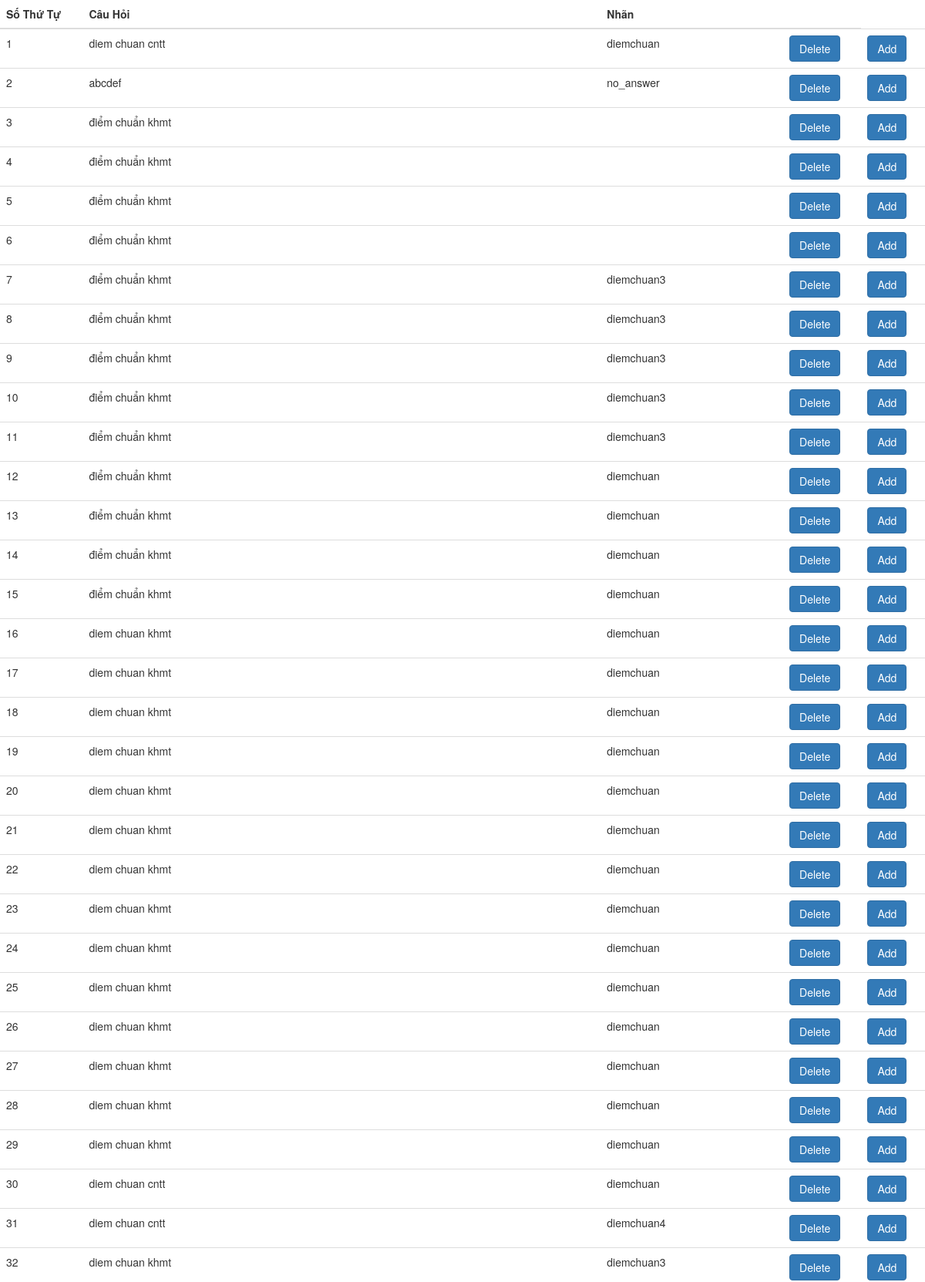
The app's page /sql (upper part) with its own data.
### tables this page shows
CREATE TABLE users (
  id INTEGER PRIMARY KEY AUTOINCREMENT,
  question TEXT NOT NULL,
  tag TEXT NOT NULL
);

### Code/Chatbot.py (the view)
@app.route("/sql")
def my_sql():
    connection = Database.create_connection("sm_app.sqlite")
    select_users = "SELECT * from users"
    rows = Database.execute_read_query(connection, select_users)
    return render_template("Index_B1812282.html", rows=rows)

### Code/Database.py (called while the page is built)
def create_connection(path):
    connection = None
    try:
        connection = sqlite3.connect(path)
        print("Connection to SQLite DB successful")
    except Error as e:
        print(f"The error '{e}' occurred")
    return connection

def execute_read_query(connection, query):
    cursor = connection.cursor()
    result = None
    try:
        cursor.execute(query)
        connection.commit()
        result = cursor.fetchall()
        return result
    except Error as e:
        print(f"The error '{e}' occurred")

### Code/templates/Index_B1812282.html (shortened to what this page needs)
<!DOCTYPE html>
<html lang="en">
<head>
    <link href="http://netdna.bootstrapcdn.com/bootstrap/3.3.6/css/bootstrap.min.css" rel="stylesheet">
</head>
<body>
    <table class="table">
        <thead>
            <tr>
                <th scope="col">Số Thứ Tự</th>
                <th scope="col">Câu Hỏi</th>
                <th scope="col">Nhãn</th>
                <th scope="col"></th>
            </tr>
        </thead>
        <tbody>
            {% for row in rows %}
            <tr>
                <td>{{row[0]}}</td>
                <td>{{row[1]}}</td>
                <td>{{row[2]}}</td>
                <td><a href="\detele\{{row[0]}}" class="btn btn-primary stretched-link">Delete</a></td>
                <td><a href="\add_question\{{row[1]}}" class="btn btn-primary stretched-link">Add</a></td>
            </tr>
            {% endfor %}
          </tbody>
    </table>
</body>
</html>

### records on screen
users: id "1", question "diem chuan cntt", tag "diemchuan"
users: id "2", question "abcdef", tag "no_answer"
users: id "3", question "điểm chuẩn khmt"
users: id "4", question "điểm chuẩn khmt"
users: id "5", question "điểm chuẩn khmt"
users: id "6", question "điểm chuẩn khmt"
users: id "7", question "điểm chuẩn khmt", tag "diemchuan3"
users: id "8", question "điểm chuẩn khmt", tag "diemchuan3"
users: id "9", question "điểm chuẩn khmt", tag "diemchuan3"
users: id "10", question "điểm chuẩn khmt", tag "diemchuan3"
users: id "11", question "điểm chuẩn khmt", tag "diemchuan3"
users: id "12", question "điểm chuẩn khmt", tag "diemchuan"
users: id "13", question "điểm chuẩn khmt", tag "diemchuan"
users: id "14", question "điểm chuẩn khmt", tag "diemchuan"
users: id "15", question "điểm chuẩn khmt", tag "diemchuan"
users: id "16", question "diem chuan khmt", tag "diemchuan"
users: id "17", question "diem chuan khmt", tag "diemchuan"
users: id "18", question "diem chuan khmt", tag "diemchuan"
users: id "19", question "diem chuan khmt", tag "diemchuan"
users: id "20", question "diem chuan khmt", tag "diemchuan"
users: id "21", question "diem chuan khmt", tag "diemchuan"
users: id "22", question "diem chuan khmt", tag "diemchuan"
users: id "23", question "diem chuan khmt", tag "diemchuan"
users: id "24", question "diem chuan khmt", tag "diemchuan"
users: id "25", question "diem chuan khmt", tag "diemchuan"
users: id "26", question "diem chuan khmt", tag "diemchuan"
users: id "27", question "diem chuan khmt", tag "diemchuan"
users: id "28", question "diem chuan khmt", tag "diemchuan"
users: id "29", question "diem chuan khmt", tag "diemchuan"
users: id "30", question "diem chuan cntt", tag "diemchuan"
users: id "31", question "diem chuan cntt", tag "diemchuan4"
users: id "32", question "diem chuan khmt", tag "diemchuan3"
